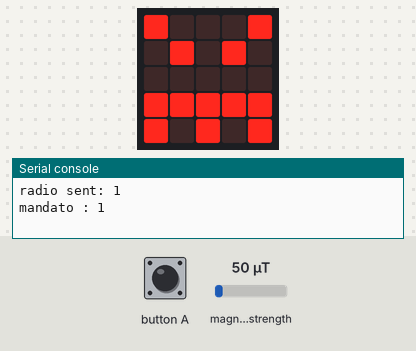
The program below on a simulated BBC micro:bit running MicroPython. Shown: the board's 5×5 LED display, the last lines printed to the serial console. Inputs (shaded band) come from the test bench; at power-on: magnetic field strength 50 µT. Random numbers come from a fixed seed; no radio messages arrive unless stated (any console line starting 'radio sent:' is added by the test bench).

Above: at 1.2 s.
1.3 s: magnetic field strength set to 10 µT
At 2.2 s:
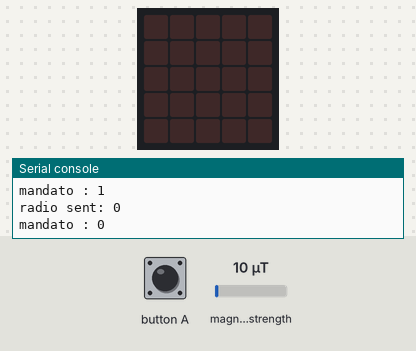
Timing chart, 0 to 4.3 s (numbered marks = the images above; inputs shaded):
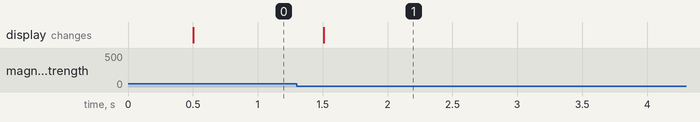

The program:

bara.py
```python
import radio

from microbit import display, Image, button_a, sleep, compass

import random

radio.config(group = 1)

baseline = compass.get_field_strength() # Take a baseline reading of magnetic strength

door = 'closed'
while True:
    sleep(500)
    if abs(compass.get_field_strength() - baseline) < 10000 and door == 'closed':
        # Magnetic field strength increased by 10000
        door = 'opened'
        randomIcon = random.randint(1, 3)
        if randomIcon == 1:
            display.show(Image.ANGRY)
        if randomIcon == 2:
            display.show(Image.GHOST)
        if randomIcon == 3:
            display.show(Image.SKULL)
        radio.send(str(randomIcon))
        print('mandato :', randomIcon)
    elif abs(compass.get_field_strength() - baseline) > 10000 and door == 'opened':
        door = 'closed'
        radio.send('0')
        print('mandato :', 0)
        display.clear()
```

Measured:
- after the input at 1.3 s, the display: changes after 0.21 s (image 1)
